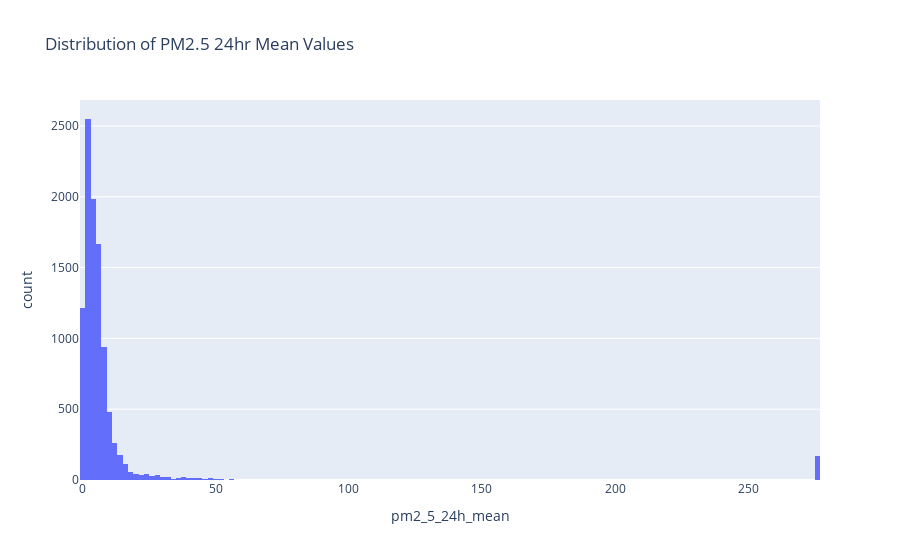

Here is the notebook cell this chart was saved with:
### Code cell
# Cap the PM2.5 values at 500
purple_filt_df.loc[purple_filt_df['pm2_5_24h_mean'] > 275, 'pm2_5_24h_mean'] = 275

# Visualize the new distribtion of PM2.5 values
px.histogram(purple_filt_df,
             x='pm2_5_24h_mean', title='Distribution of PM2.5 24hr Mean Values', nbins=200).show()

### Figure 1 — Plotly figure (JSON) as saved in the notebook; plotly's stock layout.template omitted (floating-point values rounded to 4 significant figures; data arrays with more than 128 entries replaced by an {"elided": "..."} marker saying what was removed)
{"data": [{"alignmentgroup": "True", "bingroup": "x", "hovertemplate": "pm2_5_24h_mean=%{x}<br>count=%{y}<extra></extra>", "legendgroup": "", "marker": {"color": "#636efa", "pattern": {"shape": ""}}, "name": "", "nbinsx": 200, "offsetgroup": "", "orientation": "v", "showlegend": false, "type": "histogram", "x": {"elided": "9974 float values"}, "xaxis": "x", "yaxis": "y"}], "layout": {"barmode": "relative", "legend": {"tracegroupgap": 0}, "title": {"text": "Distribution of PM2.5 24hr Mean Values"}, "xaxis": {"anchor": "y", "domain": [0, 1], "title": {"text": "pm2_5_24h_mean"}}, "yaxis": {"anchor": "x", "domain": [0, 1], "title": {"text": "count"}}}}
